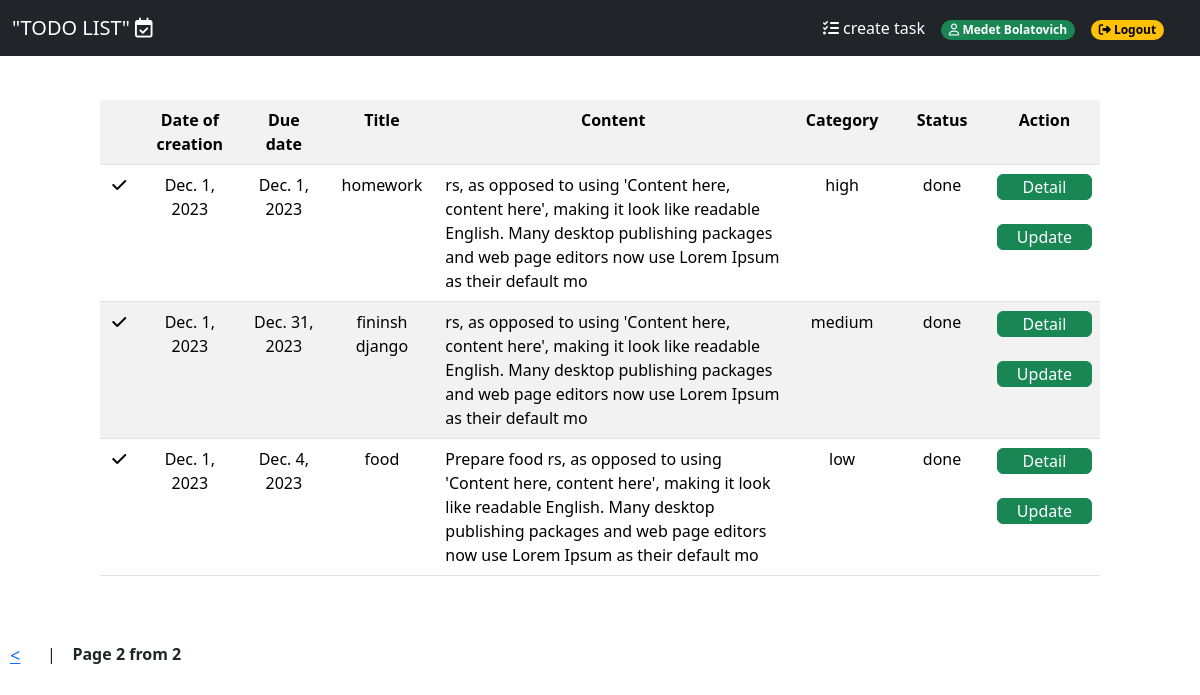
The page /todolist/?page=2 (signed in) on the database its author committed.
### app/models.py (models this page shows, shortened)
class Todolist(models.Model):
    title = models.CharField(max_length=250)
    content = models.TextField(blank=True)
    created = models.DateField(default=timezone.now().strftime("%Y-%m-%d"))
    due_date = models.DateField(default=timezone.now().strftime("%Y-%m-%d"))
    category = models.ForeignKey(Category, on_delete=models.PROTECT)
    user = models.ForeignKey(User, on_delete=models.CASCADE)
    status = models.BooleanField(verbose_name="Status", default=False, null=True, blank=True)
    class Meta:
        ordering = ['-created']

class Category(models.Model):
    name = models.CharField(max_length=30)
    class Meta:
        verbose_name = "Category"
        verbose_name_plural = "Categories"

### app/views.py (the view)
# urls.py: path('todolist/', TodolistView.as_view(), name='todolist'),
class TodolistView(View):
    def get(self, request):
        todo = Todolist.objects.filter(user=request.user.id)
        todo_list = list(todo.values())
        current_date = date.today()
        for each in todo_list:
            left_days = (each['due_date'] - current_date)
            each['left_days'] = left_days.days
            category = Category.objects.get(id=each['category_id'])
            each['category_id']=category.name
        print(type(left_days))
        paginator = Paginator(todo_list, 4)
        if 'page' in request.GET:
            page_num = request.GET['page']
        else:
            page_num = 1
        page = paginator.get_page(page_num)
        context = {'page':page}
        return render(request, 'todolist.html', context)

### templates/todolist.html (shortened to what this page needs)
{% extends "base.html" %}
{% block content %}
<div style="padding: 30px 100px 30px 100px">
            <table class="table table-striped table-responsive" >
                <tr class="centring">
                    <th class="width3"></th>
                    <th class="width1"> Date of creation </th>
                    <th class="width1"> Due date </th>
                    <th class="width1"> Title </th>
                    <th class="width2"> Content </th>
                    <th class="width1"> Category </th>
                    <th class="width1"> Status </th>
                    <th class="width1"> Action </th>
                </tr>
                {% for each in page %}
                <tr>
                    <td class="centring">{% if each.status %} <i class="fa-solid fa-check"></i> {% else %} <i class="fa-regular fa-hourglass"></i> {% endif %}</td>
                    <td class="centring">{{each.created}}</td>
                    <td class="centring">{{each.due_date}} </td>
                    <td class="centring">{{each.title}}</td>
                    <td>{{each.content}}</td>
                    <td class="centring">{{each.category_id}}</td>
                    <td class="centring">{% if each.status %} done {% else %} not done <br> <span style="color: {% if each.left_days < 2 %} red {% else %} blue {% endif %};"> days left:  {{ each.left_days }} </span> {% endif %}  </td>
                    <td><a href="{% url 'detail' each.id %}"  class="btn btn-success w-100 py-0"> Detail </a><br><br>
                        <a href="{% url 'update' each.id %}"  class="btn btn-success w-100 py-0"> Update </a>
                    </td>
                </tr>
                {% endfor %}
            </table>
</div>
<div class="pagination">
    {% if page.has_previous %}
        <a href="?page={{ page.previous_page_number }}">&lt;</a>
        &nbsp; &nbsp; | &nbsp; &nbsp;
    {% endif %}
    <span class="current">Page {{ page.number }} from {{ page.paginator.num_pages }}</span>
</div>
{% endblock %}

### templates/base.html (shortened to what this page needs)
{% load static %}
<!DOCTYPE html>
<html lang="en">
<head>
    <link href="https://cdn.jsdelivr.net/npm/bootstrap@5.3.2/dist/css/bootstrap.min.css" rel="stylesheet">
</head>
<body>
    <nav class="navbar navbar-expand-md navbar-dark fixed-top bg-dark">
        <div class="container-fluid">
            <a class="navbar-brand" href="{% url 'todolist' %}"> "TODO LIST" <i class="fa-regular fa-calendar-check"></i></a>
            <div class="offcanvas offcanvas-end text-bg-dark" tabindex="-1" id="offcanvasNavbar2" aria-labelledby="offcanvasNavbar2Label">
                <div class="offcanvas-body">
                    <ul class="navbar-nav justify-content-end flex-grow-1 pe-3">
                        {% if request.user.is_authenticated %}
                        <li class="nav-item">
                            <a class="nav-link active" aria-current="page" href="{% url 'todocreate' %}"><i class="fa-solid fa-list-check"></i> create task</a>
                        </li>
                        <li class="nav-item">
                            <span class="nav-link active" aria-current="page"><span class="badge text-bg-success rounded-pill" > <i class="fa-regular fa-user"></i>   {{ request.user.first_name }} </span></span>
                        </li>
                        <li class="nav-item">
                            <a class="nav-link active" aria-current="page" href="{% url 'logout' %}"> <span class="badge text-bg-warning rounded-pill"><i class="fa-solid fa-right-from-bracket"></i>  Logout</span> </a>
                        </li>
                        {% endif %}
                    </ul>
                </div>
            </div>
        </div>
    </nav>
    <div style="margin-top: 70px;">
        {% block content %}
        {% endblock %}
    </div>
</body>
</html>

### templates/base.html (style rules this page uses)
.width1 { width: 130px; }
.width2 { width: 700px; }
.width3 { width: 50px; }
.centring { text-align: center; }
.pagination { margin-top: 20px; text-align: center; }
.pagination a { font-size: 18px; margin: 0 10px; }
.pagination .current { font-weight: bold; }

### rows shown on the page
Todolist: status True (drawn), created "Dec. 1, 2023", due_date "Dec. 1, 2023", title "homework", content "rs, as opposed to using 'Content here, content here', making it look like readable English. Many desktop publishing packages and web page editors now use Lorem Ipsum as their default mo", category_id "high"
Todolist: status True (drawn), created "Dec. 1, 2023", due_date "Dec. 31, 2023", title "fininsh django", content "rs, as opposed to using 'Content here, content here', making it look like readable English. Many desktop publishing packages and web page editors now use Lorem Ipsum as their default mo", category_id "medium"
Todolist: status True (drawn), created "Dec. 1, 2023", due_date "Dec. 4, 2023", title "food", content "Prepare food rs, as opposed to using 'Content here, content here', making it look like readable English. Many desktop publishing packages and web page editors now use Lorem Ipsum as their default mo", category_id "low"

### other values the page prints
{{ request.user.first_name }} "Medet Bolatovich"
{{ page.number }} "2"
{{ page.paginator.num_pages }} "2"
